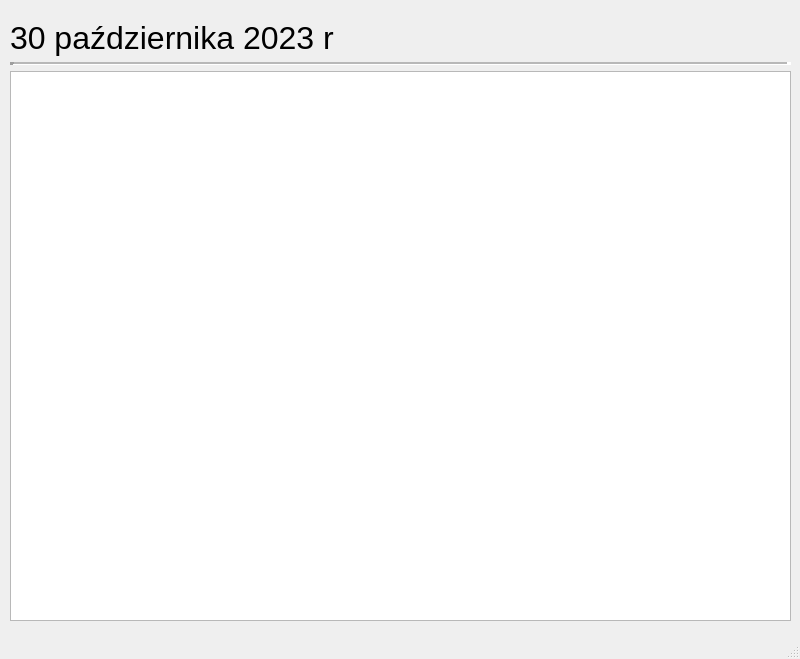
<?xml version="1.0" encoding="UTF-8"?>
<ui version="4.0">
 <class>MainWindow</class>
 <widget class="QMainWindow" name="MainWindow">
  <property name="geometry">
   <rect>
    <x>0</x>
    <y>0</y>
    <width>800</width>
    <height>659</height>
   </rect>
  </property>
  <property name="minimumSize">
   <size>
    <width>800</width>
    <height>600</height>
   </size>
  </property>
  <property name="baseSize">
   <size>
    <width>0</width>
    <height>0</height>
   </size>
  </property>
  <property name="windowTitle">
   <string>PTTP - gabinet biofedback</string>
  </property>
  <widget class="QWidget" name="centralwidget">
   <widget class="QWidget" name="verticalLayoutWidget">
    <property name="geometry">
     <rect>
      <x>10</x>
      <y>20</y>
      <width>781</width>
      <height>601</height>
     </rect>
    </property>
    <layout class="QVBoxLayout" name="verticalLayout">
     <item>
      <widget class="QLabel" name="operationLabel">
       <property name="maximumSize">
        <size>
         <width>16777215</width>
         <height>48</height>
        </size>
       </property>
       <property name="font">
        <font>
         <pointsize>24</pointsize>
        </font>
       </property>
       <property name="text">
        <string>30 października 2023 r</string>
       </property>
      </widget>
     </item>
     <item>
      <widget class="Line" name="line">
       <property name="lineWidth">
        <number>4</number>
       </property>
       <property name="midLineWidth">
        <number>2</number>
       </property>
       <property name="orientation">
        <enum>Qt::Horizontal</enum>
       </property>
      </widget>
     </item>
     <item>
      <widget class="QTableView" name="tableView">
       <property name="font">
        <font>
         <pointsize>18</pointsize>
        </font>
       </property>
       <property name="accessibleName">
        <string notr="true"/>
       </property>
       <property name="autoFillBackground">
        <bool>true</bool>
       </property>
       <property name="lineWidth">
        <number>0</number>
       </property>
       <property name="selectionMode">
        <enum>QAbstractItemView::NoSelection</enum>
       </property>
       <property name="gridStyle">
        <enum>Qt::DotLine</enum>
       </property>
       <property name="cornerButtonEnabled">
        <bool>false</bool>
       </property>
       <attribute name="horizontalHeaderVisible">
        <bool>false</bool>
       </attribute>
       <attribute name="horizontalHeaderHighlightSections">
        <bool>false</bool>
       </attribute>
       <attribute name="verticalHeaderVisible">
        <bool>false</bool>
       </attribute>
       <attribute name="verticalHeaderHighlightSections">
        <bool>false</bool>
       </attribute>
      </widget>
     </item>
    </layout>
   </widget>
  </widget>
  <widget class="QStatusBar" name="statusbar"/>
 </widget>
 <resources/>
 <connections/>
</ui>
